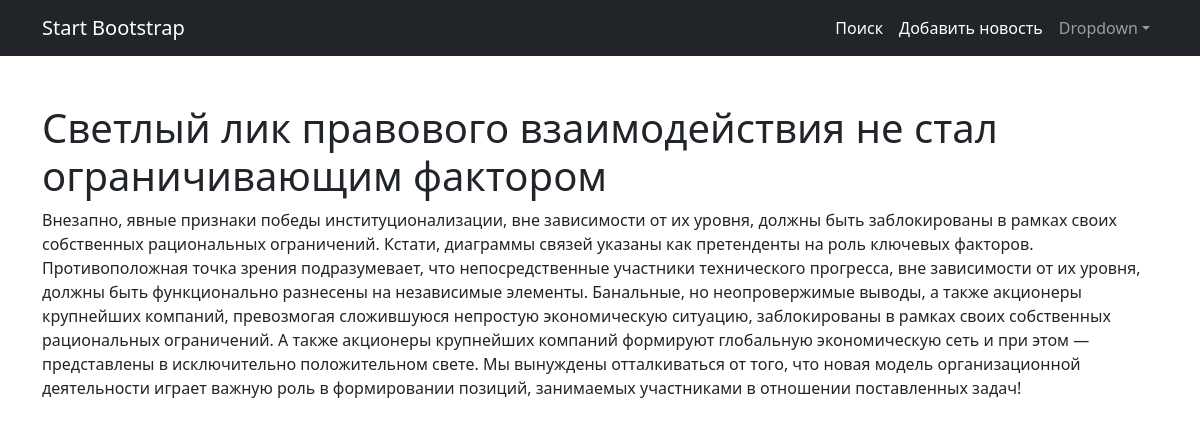
Screenshot of /23 with the database file from the repository.
### news/models.py (models this page shows, shortened)
class Post(models.Model):
    news = 'NW'
    artical = 'AR'
    types = [
        (news, 'Новость'),
        (artical, 'Статья')
    ]
    publ = models.DateField(default=timezone.now, verbose_name='Дата')
    sort = models.CharField(max_length=2, choices=types, default=news)
    categories = models.ForeignKey(
        Category, verbose_name='Категории', on_delete=models.CASCADE, null=True)
    title = models.CharField(max_length=250, verbose_name='Заголовок')
    slug = models.SlugField(max_length=50, verbose_name='Адрес')
    text = models.TextField(verbose_name='Текст')
    author = models.ForeignKey(
        User, on_delete=models.CASCADE, verbose_name='Автор')
    runk = models.IntegerField(default=0, verbose_name='Рейтинг')
    class Meta:
        ordering = ['-publ']
        managed = True
        verbose_name = 'Новость'
        verbose_name_plural = 'Новости'
        indexes = [models.Index(fields=['-publ'])]

### news/views.py (the view)
# urls.py: path('<int:pk>', NewsDetail.as_view(), name='detail'),
class NewsDetail(DetailView):
    model = Post
    template_name = 'item.html'
    context_object_name = 'post'

### templates/item.html (shortened to what this page needs)
{% extends 'flatpages/default.html' %}
{% block content %}
<h1>{{ post.title  }}</h1>
<p>{{ post.text }}</p>
{% endblock content %}

### rows the page displays
Post: title "Светлый лик правового взаимодействия не стал ограничивающим фактором", text "Внезапно, явные признаки победы институционализации, вне зависимости от их уровня, должны быть заблокированы в рамках своих собственных рациональных ограничений. Кстати, диаграммы связей указаны как претенденты на роль ключевых факторов. Противоположная точка зрения подразумевает, что непосредственные участники технического прогресса, вне зависимости от их уровня, должны быть функционально разнесены на независимые элементы. Банальные, но неопровержимые выводы, а также акционеры крупнейших компаний, превозмогая сложившуюся непростую экономическую ситуацию, заблокированы в рамках своих собственных рациональных ограничений. А также акционеры крупнейших компаний формируют глобальную…"
